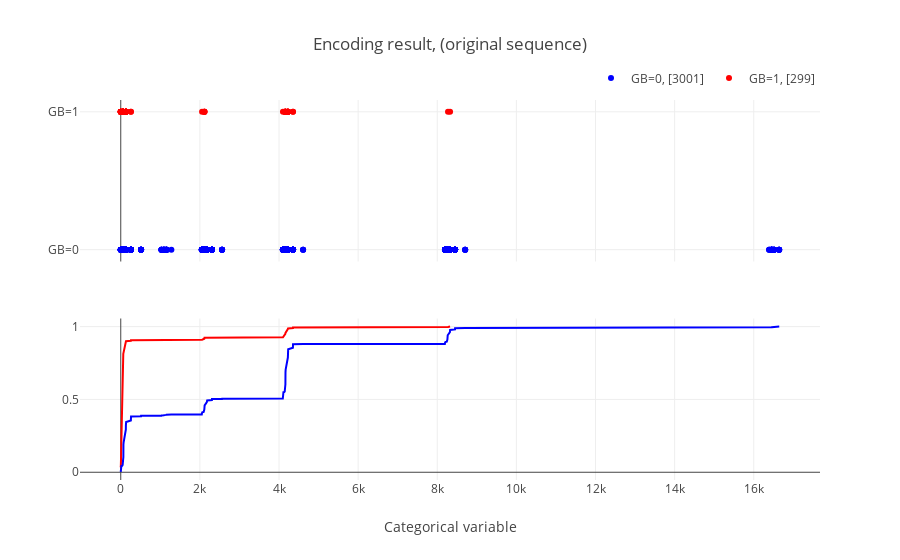

The notebook cell this image was saved under:
### Code cell
df_ori = arrange_col_by_order(df_bin,df_bin.columns[:-1])
plot_encode_axis(df_ori, "(original sequence)")# df_new

### Figure 1 — Plotly figure (JSON) as saved in the notebook; plotly's stock layout.template omitted (floating-point values rounded to 4 significant figures; data arrays with more than 128 entries replaced by an {"elided": "..."} marker saying what was removed)
{"data": [{"marker": {"color": "blue"}, "mode": "markers", "name": "GB=0, [3001]", "type": "scatter", "x": {"elided": "3001 int values"}, "xaxis": "x", "y": {"elided": "3001 str values"}, "yaxis": "y"}, {"marker": {"color": "red"}, "mode": "markers", "name": "GB=1, [299]", "type": "scatter", "x": {"elided": "299 int values"}, "xaxis": "x", "y": {"elided": "299 str values"}, "yaxis": "y"}, {"marker": {"color": "red"}, "mode": "lines", "name": "cum 1", "showlegend": false, "type": "scatter", "x": [0, 2, 64, 66, 68, 128, 130, 132, 256, 258, 2056, 2112, 2116, 4100, 4160, 4164, 4224, 4228, 4353, 4354, 8272, 8324], "xaxis": "x2", "y": [0.03344, 0.04013, 0.8127, 0.8161, 0.8194, 0.8896, 0.8963, 0.8997, 0.903, 0.9064, 0.9097, 0.9164, 0.9231, 0.9264, 0.9498, 0.9565, 0.9833, 0.9866, 0.99, 0.9933, 0.9967, 1], "yaxis": "y2"}, {"marker": {"color": "blue"}, "mode": "lines", "name": "cum 2", "showlegend": false, "type": "scatter", "x": [0, 4, 8, 16, 36, 40, 48, 64, 66, 68, 72, 128, 129, 130, 132, 136, 256, 257, 258, 260, 513, 514, 1028, 1032, 1088, 1092, 1096, 1152, 1154, 1156, 1280, 2048, 2052, 2056, 2064, 2088, 2096, 2112, 2114, 2116, 2120, 2176, 2177, 2178, 2180, 2184, 2304, 2305, 2306, 2560, 2561, 2562, 4096, 4100, 4104, 4112, 4132, 4136, 4144, 4160, 4162, 4164, 4168, 4224, 4225, 4226, 4228, 4232, 4352, 4353, 4354, 4609, 8192, 8196, 8200, 8208, 8232, 8240, 8256, 8258, 8260, 8264, 8320, 8321, 8322, 8324, 8448, 8449, 8450, 8705, 8706, 16388, 16392, 16448, 16450, 16452, 16456, 16512, 16514, 16516, 16640, 16642, 16644], "xaxis": "x2", "y": [0.002333, 0.02133, 0.04299, 0.04432, 0.04499, 0.04898, 0.05065, 0.09863, 0.1033, 0.1893, 0.2029, 0.2916, 0.2926, 0.3199, 0.3446, 0.3452, 0.3555, 0.3595, 0.3825, 0.3832, 0.3849, 0.3872, 0.3879, 0.3892, 0.3905, 0.3919, 0.3922, 0.3939, 0.3949, 0.3955, 0.3959, 0.3969, 0.4045, 0.4119, 0.4122, 0.4139, 0.4142, 0.4309, 0.4315, 0.4558, 0.4592, 0.4815, 0.4818, 0.4875, 0.4928, 0.4932, 0.4955, 0.4972, 0.5025, 0.5028, 0.5038, 0.5045, 0.5055, 0.5248, 0.5475, 0.5498, 0.5505, 0.5525, 0.5541, 0.5991, 0.6031, 0.6858, 0.7044, 0.7874, 0.7881, 0.8224, 0.8437, 0.8444, 0.8547, 0.8584, 0.8794, 0.8804, 0.8807, 0.8884, 0.8944, 0.895, 0.8954, 0.896, 0.9104, 0.911, 0.9344, 0.9404, 0.9613, 0.9617, 0.9687, 0.977, 0.9803, 0.9807, 0.989, 0.9897, 0.9903, 0.9907, 0.9913, 0.993, 0.9933, 0.995, 0.996, 0.9977, 0.998, 0.9983, 0.999, 0.9997, 1], "yaxis": "y2"}], "layout": {"autosize": true, "legend": {"orientation": "h", "x": 1, "xanchor": "right", "y": 1.02, "yanchor": "bottom"}, "title": {"text": "Encoding result, (original sequence)"}, "xaxis": {"anchor": "y", "autorange": true, "domain": [0, 1], "matches": "x2", "range": [-1020.0, 17660.0], "showticklabels": false, "type": "linear"}, "xaxis2": {"anchor": "y2", "autorange": true, "domain": [0, 1], "range": [-1020.0, 17660.0], "title": {"text": "Categorical variable"}, "type": "linear"}, "yaxis": {"anchor": "x", "autorange": true, "domain": [0.575, 1], "range": [-0.1235, 1.123], "type": "category"}, "yaxis2": {"anchor": "x2", "autorange": true, "domain": [0, 0.425], "range": [-0.05309, 1.055], "type": "linear"}}}
